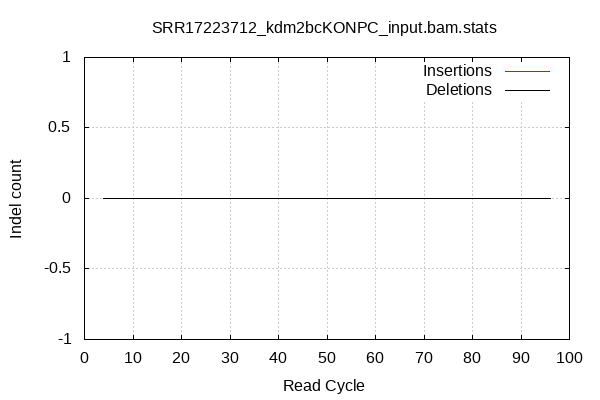

Write the gnuplot code that produced this figure.

        set terminal png size 600,400 truecolor
        set output "SRR17223712_kdm2bcKONPC_input_stats/indel-cycles.png"
        set grid xtics ytics y2tics back lc rgb "#cccccc"
        set style line 1 linetype 1  linecolor rgb "red"
        set style line 2 linetype 2  linecolor rgb "black"
        set style line 3 linetype 3  linecolor rgb "green"
        set style line 4 linetype 4  linecolor rgb "blue"
        set style increment user
        set ylabel "Indel count"
        set xlabel "Read Cycle"
        set title "SRR17223712_kdm2bcKONPC_input.bam.stats" noenhanced
    plot '-' w l ti 'Insertions', '' w l ti 'Deletions'
4	0
5	0
6	0
7	0
8	0
9	0
10	0
11	0
12	0
13	0
14	0
15	0
16	0
17	0
18	0
19	0
20	0
21	0
22	0
23	0
24	0
25	0
26	0
27	0
28	0
29	0
30	0
31	0
32	0
33	0
34	0
35	0
36	0
37	0
38	0
39	0
40	0
41	0
42	0
43	0
44	0
45	0
46	0
47	0
48	0
49	0
50	0
51	0
52	0
53	0
54	0
55	0
56	0
57	0
58	0
59	0
60	0
61	0
62	0
63	0
64	0
65	0
66	0
67	0
68	0
69	0
70	0
71	0
72	0
73	0
74	0
75	0
76	0
77	0
78	0
79	0
80	0
81	0
82	0
83	0
84	0
85	0
86	0
87	0
88	0
89	0
90	0
91	0
92	0
93	0
94	0
95	0
96	0
end
4	0
5	0
6	0
7	0
8	0
9	0
10	0
11	0
12	0
13	0
14	0
15	0
16	0
17	0
18	0
19	0
20	0
21	0
22	0
23	0
24	0
25	0
26	0
27	0
28	0
29	0
30	0
31	0
32	0
33	0
34	0
35	0
36	0
37	0
38	0
39	0
40	0
41	0
42	0
43	0
44	0
45	0
46	0
47	0
48	0
49	0
50	0
51	0
52	0
53	0
54	0
55	0
56	0
57	0
58	0
59	0
60	0
61	0
62	0
63	0
64	0
65	0
66	0
67	0
68	0
69	0
70	0
71	0
72	0
73	0
74	0
75	0
76	0
77	0
78	0
79	0
80	0
81	0
82	0
83	0
84	0
85	0
86	0
87	0
88	0
89	0
90	0
91	0
92	0
93	0
94	0
95	0
96	0
end
